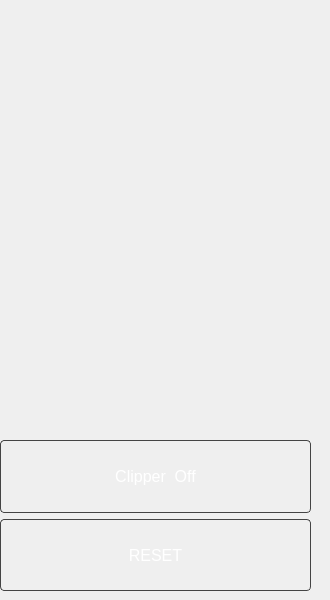
         <widget class="QWidget" name="MotorPage">
          <widget class="QPushButton" name="ControlUpCP">
           <property name="geometry">
            <rect>
             <x>120</x>
             <y>40</y>
             <width>101</width>
             <height>91</height>
            </rect>
           </property>
           <property name="sizePolicy">
            <sizepolicy hsizetype="Minimum" vsizetype="Maximum">
             <horstretch>0</horstretch>
             <verstretch>0</verstretch>
            </sizepolicy>
           </property>
           <property name="styleSheet">
            <string notr="true">background-color: transparent;
border: none;</string>
           </property>
           <property name="text">
            <string/>
           </property>
           <property name="icon">
            <iconset>
             <normaloff>controlArrows/cartesian/up.png</normaloff>controlArrows/cartesian/up.png</iconset>
           </property>
           <property name="iconSize">
            <size>
             <width>80</width>
             <height>80</height>
            </size>
           </property>
          </widget>
          <widget class="QPushButton" name="ControlLeftCP">
           <property name="geometry">
            <rect>
             <x>20</x>
             <y>130</y>
             <width>101</width>
             <height>91</height>
            </rect>
           </property>
           <property name="styleSheet">
            <string notr="true">background-color: transparent;
border: none;</string>
           </property>
           <property name="text">
            <string/>
           </property>
           <property name="icon">
            <iconset>
             <normaloff>controlArrows/cartesian/left.png</normaloff>controlArrows/cartesian/left.png</iconset>
           </property>
           <property name="iconSize">
            <size>
             <width>80</width>
             <height>80</height>
            </size>
           </property>
          </widget>
          <widget class="QPushButton" name="ControlDownCP">
           <property name="geometry">
            <rect>
             <x>120</x>
             <y>220</y>
             <width>101</width>
             <height>91</height>
            </rect>
           </property>
           <property name="styleSheet">
            <string notr="true">background-color: transparent;
border: none;</string>
           </property>
           <property name="text">
            <string/>
           </property>
           <property name="icon">
            <iconset>
             <normaloff>controlArrows/cartesian/down.png</normaloff>controlArrows/cartesian/down.png</iconset>
           </property>
           <property name="iconSize">
            <size>
             <width>80</width>
             <height>80</height>
            </size>
           </property>
          </widget>
          <widget class="QPushButton" name="ControlRightCP">
           <property name="geometry">
            <rect>
             <x>220</x>
             <y>130</y>
             <width>101</width>
             <height>91</height>
            </rect>
           </property>
           <property name="styleSheet">
            <string notr="true">background-color: transparent;
border: none;</string>
           </property>
           <property name="text">
            <string/>
           </property>
           <property name="icon">
            <iconset>
             <normaloff>controlArrows/cartesian/right.png</normaloff>controlArrows/cartesian/right.png</iconset>
           </property>
           <property name="iconSize">
            <size>
             <width>80</width>
             <height>80</height>
            </size>
           </property>
          </widget>
          <widget class="QPushButton" name="YawPlusCP">
           <property name="geometry">
            <rect>
             <x>220</x>
             <y>20</y>
             <width>101</width>
             <height>91</height>
            </rect>
           </property>
           <property name="sizePolicy">
            <sizepolicy hsizetype="Minimum" vsizetype="Maximum">
             <horstretch>0</horstretch>
             <verstretch>0</verstretch>
            </sizepolicy>
           </property>
           <property name="styleSheet">
            <string notr="true">background-color: transparent;
border: none;</string>
           </property>
           <property name="text">
            <string/>
           </property>
           <property name="icon">
            <iconset>
             <normaloff>controlArrows/cartesian/yawPlus.png</normaloff>controlArrows/cartesian/yawPlus.png</iconset>
           </property>
           <property name="iconSize">
            <size>
             <width>80</width>
             <height>80</height>
            </size>
           </property>
          </widget>
          <widget class="QPushButton" name="YawMinusCP">
           <property name="geometry">
            <rect>
             <x>10</x>
             <y>240</y>
             <width>101</width>
             <height>91</height>
            </rect>
           </property>
           <property name="sizePolicy">
            <sizepolicy hsizetype="Minimum" vsizetype="Maximum">
             <horstretch>0</horstretch>
             <verstretch>0</verstretch>
            </sizepolicy>
           </property>
           <property name="styleSheet">
            <string notr="true">background-color: transparent;
border: none;</string>
           </property>
           <property name="text">
            <string/>
           </property>
           <property name="icon">
            <iconset>
             <normaloff>controlArrows/cartesian/yawMinus.png</normaloff>controlArrows/cartesian/yawMinus.png</iconset>
           </property>
           <property name="iconSize">
            <size>
             <width>80</width>
             <height>80</height>
            </size>
           </property>
           <property name="checkable">
            <bool>false</bool>
           </property>
          </widget>
          <widget class="QWidget" name="ClipperAndResetWidget_3" native="true">
           <property name="geometry">
            <rect>
             <x>0</x>
             <y>440</y>
             <width>311</width>
             <height>151</height>
            </rect>
           </property>
           <layout class="QVBoxLayout" name="verticalLayout_10">
            <item>
             <widget class="QPushButton" name="ClipperButtonOnOff">
              <property name="enabled">
               <bool>true</bool>
              </property>
              <property name="sizePolicy">
               <sizepolicy hsizetype="Minimum" vsizetype="Preferred">
                <horstretch>0</horstretch>
                <verstretch>0</verstretch>
               </sizepolicy>
              </property>
              <property name="font">
               <font>
                <pointsize>12</pointsize>
               </font>
              </property>
              <property name="styleSheet">
               <string notr="true">QPushButton {
    padding: 6px 12px;
    background-color: qlineargradient(
        x1:0, y1:0, x2:0, y2:1,
        stop:0 #1a1a1a, stop:1 #000000
    );
    color: white;
    border: 1px solid #444;
    border-radius: 4px;
}

QPushButton:hover {
    background-color: qlineargradient(
        x1:0, y1:0, x2:0, y2:1,
        stop:0 #2a2a2a, stop:1 #111111
    );
}

QPushButton:checked {
    background-color: #0B76A0;
    border: 1px solid #0B76A0;
}

</string>
              </property>
              <property name="text">
               <string>Clipper  Off</string>
              </property>
              <property name="checkable">
               <bool>true</bool>
              </property>
             </widget>
            </item>
            <item>
             <widget class="QPushButton" name="MotorResetButton">
              <property name="sizePolicy">
               <sizepolicy hsizetype="Minimum" vsizetype="Preferred">
                <horstretch>0</horstretch>
                <verstretch>0</verstretch>
               </sizepolicy>
              </property>
              <property name="font">
               <font>
                <pointsize>12</pointsize>
               </font>
              </property>
              <property name="styleSheet">
               <string notr="true">QPushButton {
    padding: 6px 12px;
    background-color: qlineargradient(
        x1:0, y1:0, x2:0, y2:1,
        stop:0 #1a1a1a, stop:1 #000000
    );
    color: white;
    border: 1px solid #444;
    border-radius: 4px;
}

QPushButton:hover {
    background-color: qlineargradient(
        x1:0, y1:0, x2:0, y2:1,
        stop:0 #2a2a2a, stop:1 #111111
    );
}

QPushButton:pressed {
    background-color: qlineargradient(
        x1:0, y1:0, x2:0, y2:1,
        stop:0 #0f0f0f, stop:1 #000000
    );
    border-style: inset;
	background-color: #0B76A0;
}

</string>
              </property>
              <property name="text">
               <string>RESET</string>
              </property>
             </widget>
            </item>
           </layout>
          </widget>
         </widget>
